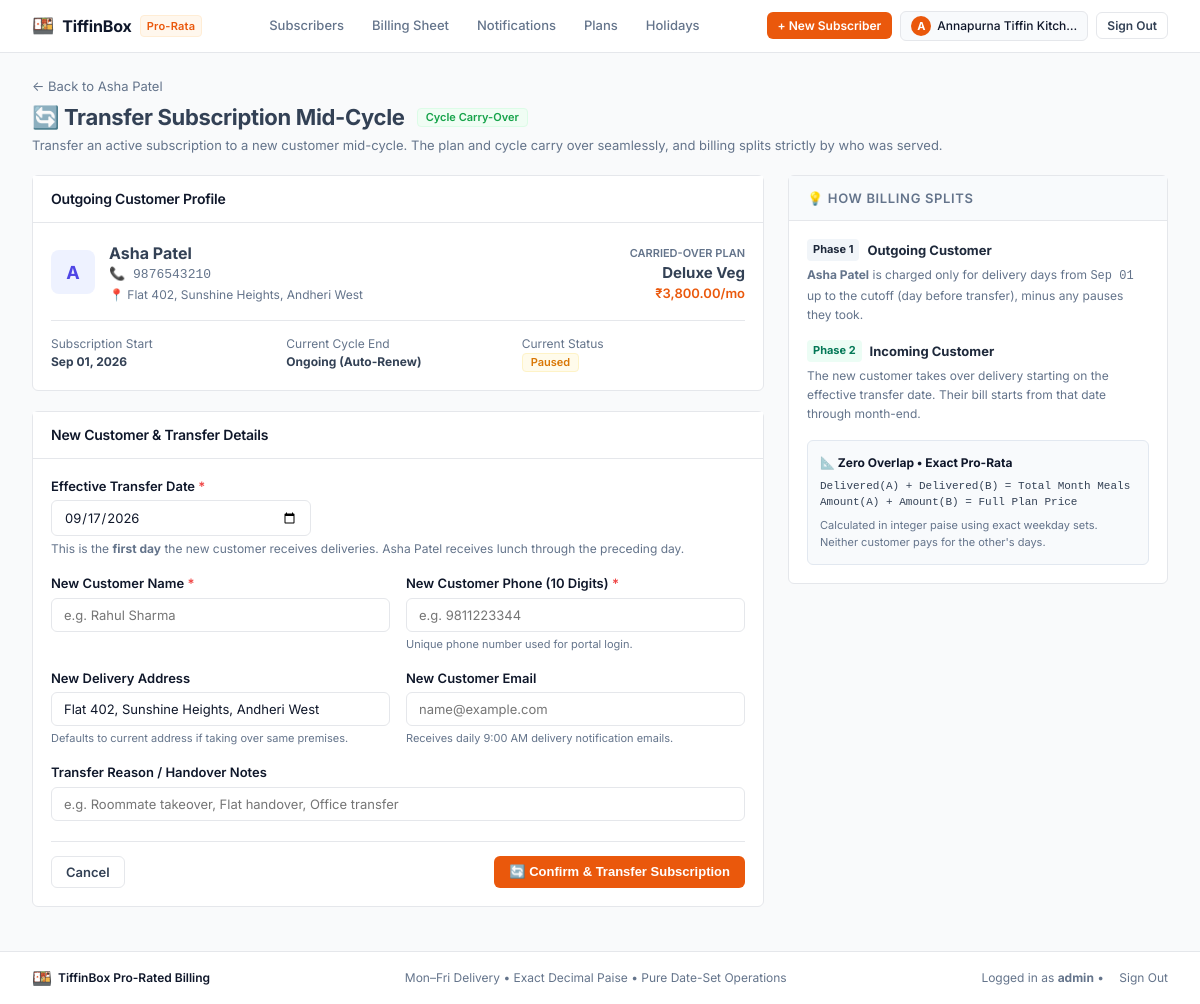
/customers/9876543210/transfer (signed in), run on the app's committed database.
### tables this page shows
CREATE TABLE owners (          -- business owner accounts
  id INTEGER PRIMARY KEY AUTOINCREMENT,
  username TEXT UNIQUE NOT NULL,
  email TEXT UNIQUE NOT NULL,
  password_hash TEXT NOT NULL,
  business_name TEXT NOT NULL,
  created_at TEXT NOT NULL
);

CREATE TABLE customers (
  id INTEGER PRIMARY KEY AUTOINCREMENT,
  phone TEXT UNIQUE NOT NULL,                -- normalised 10-digit; the lookup key
  name TEXT NOT NULL,
  address TEXT,
  plan_id INTEGER NOT NULL REFERENCES plans(id),
  start_date TEXT NOT NULL,                  -- ISO YYYY-MM-DD
  end_date TEXT,                             -- NULL = ongoing
  created_at TEXT NOT NULL
, email TEXT);

CREATE TABLE plans (
  id INTEGER PRIMARY KEY AUTOINCREMENT,
  code TEXT UNIQUE NOT NULL,
  name TEXT NOT NULL,
  monthly_price_paise INTEGER NOT NULL,      -- money as integer paise, never REAL
  is_active INTEGER NOT NULL DEFAULT 1
);

### app.py (the view, shortened to what this page needs)
    @app.route("/customers/<phone>/transfer", methods=["GET", "POST"])
    @login_required
    def customer_transfer(phone: str):
        customer = get_customer_by_phone(phone)
        if not customer:
            flash("Customer not found.", "danger")
            return redirect(url_for("customers_roster"))
        today = date.today()
        default_transfer_date = max(today, customer.start_date + timedelta(days=1))
        return render_template(
            "transfer.html",
            customer=customer,
            default_date=default_transfer_date.isoformat(),
            form_data={},
        )

### templates/transfer.html (shortened to what this page needs)
{% extends "base.html" %}
{% block content %}
<div class="page-header">
  <div class="page-title-group">
    <div style="display: flex; align-items: center; gap: 0.75rem;">
      <a href="{{ url_for('customer_detail', phone=customer.phone) }}" style="color: var(--text-muted); font-size: 13px; text-decoration: none;">
        &larr; Back to {{ customer.name }}
      </a>
    </div>
    <div style="display: flex; align-items: center; gap: 0.75rem; margin-top: 0.5rem;">
      <h1 style="margin: 0; font-size: 22px; font-weight: 700; color: var(--text-heading);">
        🔄 Transfer Subscription Mid-Cycle
      </h1>
      <span class="badge badge-active">Cycle Carry-Over</span>
    </div>
    <p class="page-subtitle" style="margin-top: 4px; color: var(--text-muted); font-size: 13px;">
      Transfer an active subscription to a new customer mid-cycle. The plan and cycle carry over seamlessly, and billing splits strictly by who was served.
    </p>
  </div>
</div>
<div style="display: grid; grid-template-columns: 1fr 380px; gap: 24px; align-items: start;">
  <div>
    <div class="card" style="margin-bottom: 20px;">
      <div class="card-header" style="border-bottom: 1px solid var(--border-subtle); padding: 14px 18px;">
        <h3 class="card-title" style="font-size: 14px; margin: 0;">Outgoing Customer Profile</h3>
      </div>
      <div class="card-body" style="padding: 18px;">
        <div style="display: flex; align-items: center; justify-content: space-between; flex-wrap: wrap; gap: 16px;">
          <div style="display: flex; align-items: center; gap: 14px;">
            <div style="width: 44px; height: 44px; border-radius: 8px; background: #EEF2FF; color: #4F46E5; display: flex; align-items: center; justify-content: center; font-weight: 700; font-size: 18px;">
              {{ customer.name[:1] | upper }}
            </div>
            <div>
              <div style="font-weight: 700; font-size: 16px; color: var(--text-heading);">{{ customer.name }}</div>
              <div style="font-family: monospace; font-size: 13px; color: var(--text-muted);">📞 {{ customer.phone }}</div>
              {% if customer.address %}
                <div style="font-size: 12px; color: var(--text-muted); margin-top: 2px;">📍 {{ customer.address }}</div>
              {% endif %}
            </div>
          </div>
          <div style="text-align: right;">
            <span style="font-size: 11px; text-transform: uppercase; color: var(--text-muted); font-weight: 600;">Carried-Over Plan</span>
            <div style="font-weight: 700; font-size: 15px; color: var(--text-heading);">
              {{ customer.plan.name if customer.plan else 'Standard' }}
            </div>
            <div style="font-size: 13px; font-weight: 600; color: var(--brand-primary);">
              {{ customer.plan.monthly_price_formatted if customer.plan else '' }}/mo
            </div>
          </div>
        </div>
        <div style="margin-top: 16px; padding-top: 14px; border-top: 1px solid var(--border-subtle); display: grid; grid-template-columns: repeat(auto-fit, minmax(140px, 1fr)); gap: 12px; font-size: 12px;">
          <div>
            <span style="color: var(--text-muted); display: block;">Subscription Start</span>
            <strong style="color: var(--text-heading);">{{ customer.start_date.strftime('%b %d, %Y') }}</strong>
          </div>
          <div>
            <span style="color: var(--text-muted); display: block;">Current Cycle End</span>
            <strong style="color: var(--text-heading);">{{ customer.end_date.strftime('%b %d, %Y') if customer.end_date else 'Ongoing (Auto-Renew)' }}</strong>
          </div>
          <div>
            <span style="color: var(--text-muted); display: block;">Current Status</span>
            <span class="badge {{ customer.status.badge_class }}">{{ customer.status.label }}</span>
          </div>
        </div>
      </div>
    </div>
    <div class="card">
      <div class="card-header" style="border-bottom: 1px solid var(--border-subtle); padding: 14px 18px;">
        <h3 class="card-title" style="font-size: 14px; margin: 0;">New Customer & Transfer Details</h3>
      </div>
      <div class="card-body" style="padding: 18px;">
        <form action="{{ url_for('customer_transfer', phone=customer.phone) }}" method="POST">
          <div class="form-group" style="margin-bottom: 16px;">
            <label class="form-label" style="font-weight: 600; font-size: 13px;">
              Effective Transfer Date <span class="required" style="color: #EF4444;">*</span>
            </label>
            <input type="date" name="transfer_date" value="{{ form_data.get('transfer_date', default_date) }}" class="form-control" required style="max-width: 260px;">
            <span class="form-text" style="display: block; font-size: 12px; color: var(--text-muted); margin-top: 4px;">
              This is the <strong>first day</strong> the new customer receives deliveries. {{ customer.name }} receives lunch through the preceding day.
            </span>
          </div>
          <div style="display: grid; grid-template-columns: 1fr 1fr; gap: 16px; margin-bottom: 16px;">
            <div class="form-group" style="margin-bottom: 0;">
              <label class="form-label" style="font-weight: 600; font-size: 13px;">
                New Customer Name <span class="required" style="color: #EF4444;">*</span>
              </label>
              <input type="text" name="new_name" value="{{ form_data.get('new_name', '') }}" placeholder="e.g. Rahul Sharma" class="form-control" required>
            </div>
            <div class="form-group" style="margin-bottom: 0;">
              <label class="form-label" style="font-weight: 600; font-size: 13px;">
                New Customer Phone (10 Digits) <span class="required" style="color: #EF4444;">*</span>
              </label>
              <input type="tel" name="new_phone" value="{{ form_data.get('new_phone', '') }}" placeholder="e.g. 9811223344" class="form-control" required>
              <span class="form-text" style="font-size: 11px; color: var(--text-muted);">Unique phone number used for portal login.</span>
            </div>
          </div>
          <div style="display: grid; grid-template-columns: 1fr 1fr; gap: 16px; margin-bottom: 16px;">
            <div class="form-group" style="margin-bottom: 0;">
              <label class="form-label" style="font-weight: 600; font-size: 13px;">
                New Delivery Address
              </label>
              <input type="text" name="new_address" value="{{ form_data.get('new_address', customer.address or '') }}" placeholder="Flat/Floor/Building address" class="form-control">
              <span class="form-text" style="font-size: 11px; color: var(--text-muted);">Defaults to current address if taking over same premises.</span>
            </div>
            <div class="form-group" style="margin-bottom: 0;">
              <label class="form-label" style="font-weight: 600; font-size: 13px;">
                New Customer Email
              </label>
              <input type="email" name="new_email" value="{{ form_data.get('new_email', '') }}" placeholder="name@example.com" class="form-control">
              <span class="form-text" style="font-size: 11px; color: var(--text-muted);">Receives daily 9:00 AM delivery notification emails.</span>
            </div>
          </div>
          <div class="form-group" style="margin-bottom: 20px;">
            <label class="form-label" style="font-weight: 600; font-size: 13px;">
              Transfer Reason / Handover Notes
            </label>
            <input type="text" name="reason" value="{{ form_data.get('reason', '') }}" placeholder="e.g. Roommate takeover, Flat handover, Office transfer" class="form-control">
          </div>
          <div style="display: flex; align-items: center; justify-content: space-between; padding-top: 14px; border-top: 1px solid var(--border-subtle);">
            <a href="{{ url_for('customer_detail', phone=customer.phone) }}" class="btn btn-secondary">
              Cancel
            </a>
            <button type="submit" class="btn btn-primary" onclick="return confirm('Confirm subscription transfer? {{ customer.name }}\\'s subscription will end on the day prior to transfer, and the new customer will inherit this plan.');">
              🔄 Confirm &amp; Transfer Subscription
            </button>
          </div>
        </form>
      </div>
    </div>
  </div>
  <div>
    <div class="card" style="position: sticky; top: 80px;">
      <div class="card-header" style="border-bottom: 1px solid var(--border-subtle); padding: 14px 18px; background: #F8FAFC;">
        <h3 class="card-title" style="font-size: 13px; text-transform: uppercase; letter-spacing: 0.05em; color: var(--text-muted); margin: 0;">
          💡 How Billing Splits
        </h3>
      </div>
      <div class="card-body" style="padding: 18px; font-size: 13px; line-height: 1.6; color: var(--text-body);">
        <div style="margin-bottom: 16px;">
          <div style="display: flex; align-items: center; gap: 8px; font-weight: 700; color: #1E293B; margin-bottom: 4px;">
            <span style="background: #F1F5F9; border-radius: 4px; padding: 2px 6px; font-size: 11px;">Phase 1</span>
            <span>Outgoing Customer</span>
          </div>
          <p style="margin: 0; font-size: 12px; color: var(--text-muted);">
            <strong>{{ customer.name }}</strong> is charged only for delivery days from <code>{{ customer.start_date.strftime('%b %d') }}</code> up to the cutoff (day before transfer), minus any pauses they took.
          </p>
        </div>
        <div style="margin-bottom: 16px;">
          <div style="display: flex; align-items: center; gap: 8px; font-weight: 700; color: #1E293B; margin-bottom: 4px;">
            <span style="background: #ECFDF5; color: #047857; border-radius: 4px; padding: 2px 6px; font-size: 11px;">Phase 2</span>
            <span>Incoming Customer</span>
          </div>
          <p style="margin: 0; font-size: 12px; color: var(--text-muted);">
            The new customer takes over delivery starting on the effective transfer date. Their bill starts from that date through month-end.
          </p>
        </div>
        <div style="background: #F8FAFC; border: 1px solid #E2E8F0; border-radius: 6px; padding: 12px; margin-top: 16px;">
          <div style="font-weight: 700; font-size: 12px; color: #0F172A; margin-bottom: 6px;">
            📐 Zero Overlap &bull; Exact Pro-Rata
          </div>
          <div style="font-family: monospace; font-size: 11px; color: #334155; line-height: 1.5;">
            Delivered(A) + Delivered(B) = Total Month Meals<br>
            Amount(A) + Amount(B) = Full Plan Price
          </div>
          <p style="margin: 6px 0 0; font-size: 11px; color: var(--text-muted);">
            Calculated in integer paise using exact weekday sets. Neither customer pays for the other's days.
          </p>
        </div>
      </div>
    </div>
  </div>
</div>
{% endblock %}

### templates/base.html (shortened to what this page needs)
<!DOCTYPE html>
<html lang="en">
<head>
  <link rel="stylesheet" href="{{ url_for('static', filename='style.css') }}">
</head>
<body>
  <header class="navbar">
    <div class="nav-container">
      <a href="{{ url_for('customer_portal') if current_customer else (url_for('customers_roster') if current_owner else url_for('landing_page')) }}" class="brand">
        <span class="brand-icon">🍱</span>
        <span class="brand-name">TiffinBox</span>
        <span class="brand-tag">Pro-Rata</span>
      </a>
      <nav>
        <ul class="nav-links">
          {% if current_customer %}
            <li>
              <a href="{{ url_for('customer_portal') }}" class="nav-link {% if request.endpoint == 'customer_portal' %}active{% endif %}">
                My Tiffin Portal
              </a>
            </li>
          {% elif current_owner %}
            <li>
              <a href="{{ url_for('customers_roster') }}" class="nav-link {% if request.endpoint in ['customers_roster', 'customer_detail'] %}active{% endif %}">
                Subscribers
              </a>
            </li>
            <li>
              <a href="{{ url_for('billing_sheet') }}" class="nav-link {% if request.endpoint == 'billing_sheet' %}active{% endif %}">
                Billing Sheet
              </a>
            </li>
            <li>
              <a href="{{ url_for('notifications_view') }}" class="nav-link {% if request.endpoint == 'notifications_view' %}active{% endif %}">
                Notifications
              </a>
            </li>
          {% endif %}
          <li>
            <a href="{{ url_for('plans_view') }}" class="nav-link {% if request.endpoint == 'plans_view' %}active{% endif %}">
              Plans
            </a>
          </li>
          <li>
            <a href="{{ url_for('holidays_view') }}" class="nav-link {% if request.endpoint == 'holidays_view' %}active{% endif %}">
              Holidays
            </a>
          </li>
        </ul>
      </nav>
      <div class="nav-actions">
        {% if current_owner %}
          <a href="{{ url_for('subscribe_customer') }}" class="btn btn-primary btn-sm">
            + New Subscriber
          </a>
          <div class="owner-badge" title="Logged in as {{ current_owner.username }}">
            <span class="owner-avatar">{{ current_owner.business_name[:1] | upper }}</span>
            <span class="owner-name">
              {{ current_owner.business_name }}
            </span>
          </div>
          <a href="{{ url_for('owner_logout') }}" class="btn btn-secondary btn-sm" title="Sign out">
            Sign Out
          </a>
        {% endif %}
      </div>
    </div>
  </header>
  <main class="main-content">
    {% block content %}{% endblock %}
  </main>
  <footer class="footer">
    <div class="footer-container">
      <div class="footer-brand">
        <span style="font-size: 1rem;">🍱</span>
        <span>TiffinBox Pro-Rated Billing</span>
      </div>
      <p class="footer-meta">
        Mon–Fri Delivery &bull; Exact Decimal Paise &bull; Pure Date-Set Operations
      </p>
      <div class="footer-links">
        {% if current_customer %}
          <span style="color: var(--text-muted);">Customer: <strong>{{ current_customer.name }}</strong> ({{ current_customer.phone }}) &bull;</span>
          <a href="{{ url_for('customer_portal') }}">My Portal</a>
          <a href="{{ url_for('customer_logout') }}">Sign Out</a>
        {% elif current_owner %}
          <span style="color: var(--text-muted);">Logged in as <strong>{{ current_owner.username }}</strong> &bull;</span>
          <a href="{{ url_for('owner_logout') }}">Sign Out</a>
        {% else %}
          <a href="{{ url_for('customer_login') }}">Customer Portal</a>
          <a href="{{ url_for('owner_login') }}">Kitchen Owner Login</a>
          <a href="{{ url_for('owner_signup') }}">Sign Up</a>
        {% endif %}
      </div>
    </div>
  </footer>
</body>
</html>

### data on the page
owners: business_name "A", business_name "Annapurna Tiffin Kitch…", username "admin"
customers: name "Asha Patel", name "A", phone "9876543210", address "Flat 402, Sunshine Heights, Andheri West", start_date "Sep 01, 2026", new_address "Flat 402, Sunshine Heights, Andheri West"
plans: plan "Deluxe Veg"

### other printed values
{{ customer.plan.monthly_price_formatted if customer.plan else '' }} "₹3,800.00"
{{ customer.status.label }} "Paused"
{{ customer.start_date.strftime('%b %d') }} "Sep 01"
